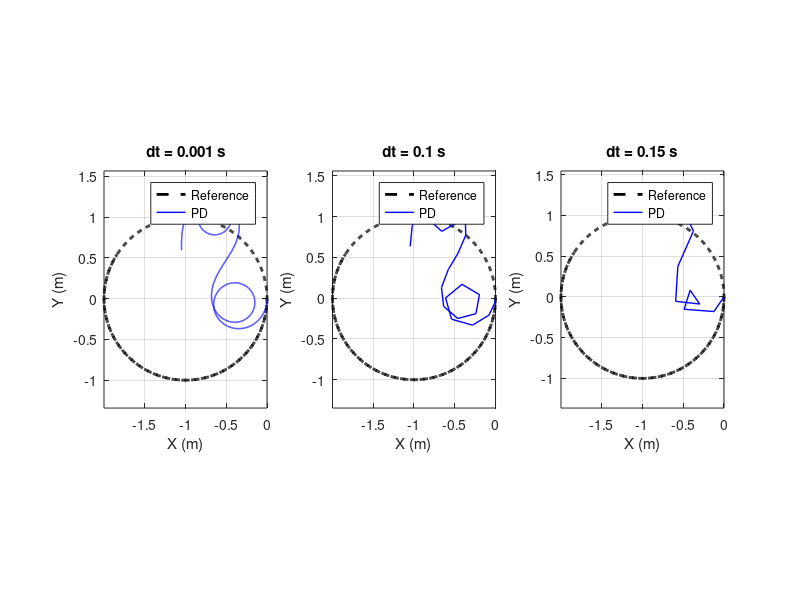

The MATLAB source for this figure: (Note: this script raises an error after producing the figure.)
% plot_curvilinear_comparison.m
% 논문 Fig.14-19 재현: PD vs PDFC 원형 궤적 비교

clear; clc; close all;
addpath('results');

R        = 0.2;
v_d      = 0.5;
e_target = 1.0;
Omega    = -v_d / e_target;

%% 목표 원형 궤적
t_ref   = linspace(0, 20, 2000);
phi_ref = Omega * t_ref;
x_ref   = cumtrapz(t_ref, v_d * sin(phi_ref));
y_ref   = cumtrapz(t_ref, -v_d * cos(phi_ref));

%% 결과 로드
load('results/results_curv_PD.mat');
load('results/results_curv_PDFC.mat');

titles = {'dt = 0.001 s', 'dt = 0.1 s', 'dt = 0.15 s'};

%% PD 결과 플롯 (Fig.14-16)
figure('Name', 'Fig.14-16 PD', 'Position', [100, 100, 1100, 400]);
for i = 1:3
    res    = results_curv_PD(i);
    tout   = res.tout;
    dtheta = res.dq(:,1);
    phi    = res.q(:,3);

    dx = R * dtheta .* sin(phi);
    dy = -R * dtheta .* cos(phi);
    x  = cumtrapz(tout, dx);
    y  = cumtrapz(tout, dy);

    subplot(1,3,i);
    plot(x_ref, y_ref, 'k--', 'LineWidth', 2, 'DisplayName', 'Reference'); hold on;
    plot(x, y, 'b-', 'LineWidth', 1, 'DisplayName', 'PD');
    xlabel('X (m)'); ylabel('Y (m)');
    title(titles{i}); legend; grid on; axis equal;
end
sgtitle('Circular Trajectory - PD Controller');

%% PDFC 결과 플롯 (Fig.17-19)
figure('Name', 'Fig.17-19 PDFC', 'Position', [100, 550, 1100, 400]);
for i = 1:3
    res    = results_curv_PDFC(i);
    tout   = res.tout;
    dtheta = res.dq(:,1);
    phi    = res.q(:,3);

    dx = R * dtheta .* sin(phi);
    dy = -R * dtheta .* cos(phi);
    x  = cumtrapz(tout, dx);
    y  = cumtrapz(tout, dy);

    subplot(1,3,i);
    plot(x_ref, y_ref, 'k--', 'LineWidth', 2, 'DisplayName', 'Reference'); hold on;
    plot(x, y, 'r-', 'LineWidth', 1, 'DisplayName', 'PDFC');
    xlabel('X (m)'); ylabel('Y (m)');
    title(titles{i}); legend; grid on; axis equal;
end
sgtitle('Circular Trajectory - PD-Fuzzy Controller');

%% 오차 비교 출력
fprintf('=== 궤적 추종 오차 비교 ===\n');
fprintf('%-10s %-15s %-15s\n', 'dt', 'PD phi 오차', 'PDFC phi 오차');
for i = 1:3
    phi_PD   = results_curv_PD(i).q(:,3);
    phi_PDFC = results_curv_PDFC(i).q(:,3);
    t_PD     = results_curv_PD(i).tout;
    t_PDFC   = results_curv_PDFC(i).tout;

    err_PD   = max(abs(phi_PD   - Omega * t_PD));
    err_PDFC = max(abs(phi_PDFC - Omega * t_PDFC));

    fprintf('dt=%.3f:  PD=%.4f rad,  PDFC=%.4f rad\n', ...
        results_curv_PD(i).dt, err_PD, err_PDFC);
end
